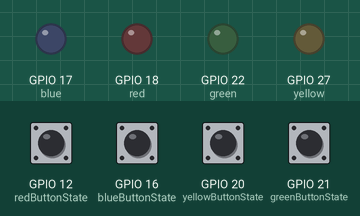
Recording of a program running on a simulated Raspberry Pi (BCM pin numbers). Shown: output pins drawn as LEDs (lit = HIGH). The test bench sets the inputs (shaded band); at power-on: GPIO 12 (redButtonState), GPIO 16 (blueButtonState), GPIO 20 (yellowButtonState), GPIO 21 (greenButtonState) HIGH.

Above: at 1.2 s.
1.3 s: GPIO 12 (redButtonState) pulled LOW for 0.15 s
At 2.1 s:
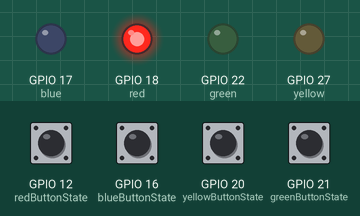
3.8 s: GPIO 16 (blueButtonState) pulled LOW for 0.15 s
At 4.3 s:
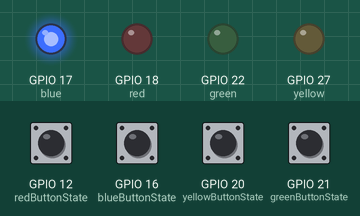
6.3 s: GPIO 20 (yellowButtonState) pulled LOW for 0.15 s
At 7.1 s:
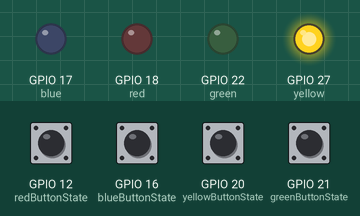
8.8 s: GPIO 21 (greenButtonState) pulled LOW for 0.15 s
At 9.3 s:
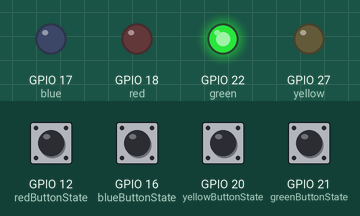
Timing chart, 0 to 11.8 s (numbered marks = the images above; inputs shaded):
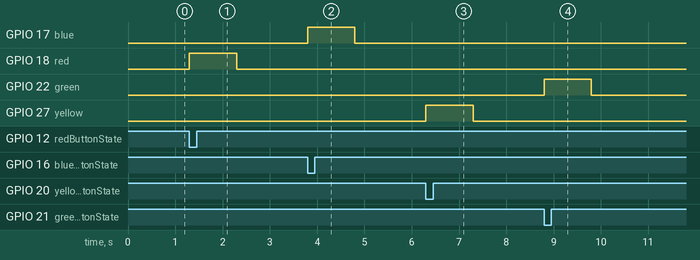

Measured:
- after the input at 1.3 s, GPIO 18 (red): LOW → HIGH at once, → LOW 1.0 s later
- after the input at 3.8 s, GPIO 17 (blue): LOW → HIGH at once, → LOW 1.0 s later
- after the input at 6.3 s, GPIO 27 (yellow): LOW → HIGH at once, → LOW 1.0 s later
- after the input at 8.8 s, GPIO 22 (green): LOW → HIGH at once, → LOW 1.0 s later

The program:

buttons.py
```python
#! /usr/bin/env python3

# vim: set tabstop=4 shiftwidth=4 softtabstop=4 expandtab autoindent

import random
import time
import RPi.GPIO as GPIO

GPIO.setmode(GPIO.BCM)
GPIO.setwarnings(False)

red = 18
yellow = 27
green = 22
blue = 17

GPIO.setup(red, GPIO.OUT)
GPIO.setup(yellow, GPIO.OUT)
GPIO.setup(green, GPIO.OUT)
GPIO.setup(blue, GPIO.OUT)

GPIO.setup(12, GPIO.IN, pull_up_down=GPIO.PUD_UP)
GPIO.setup(16, GPIO.IN, pull_up_down=GPIO.PUD_UP)
GPIO.setup(20, GPIO.IN, pull_up_down=GPIO.PUD_UP)
GPIO.setup(21, GPIO.IN, pull_up_down=GPIO.PUD_UP)

while True:
    redButtonState = GPIO.input(12)
    if redButtonState == 0:
        GPIO.output(red, GPIO.HIGH)
        time.sleep(1)
        GPIO.output(red, GPIO.LOW)
    blueButtonState = GPIO.input(16)

    if blueButtonState == 0:
        GPIO.output(blue, GPIO.HIGH)
        time.sleep(1)
        GPIO.output(blue, GPIO.LOW)
    yellowButtonState = GPIO.input(20)

    if yellowButtonState == 0:
        GPIO.output(yellow, GPIO.HIGH)
        time.sleep(1)
        GPIO.output(yellow, GPIO.LOW)
    greenButtonState = GPIO.input(21)

    if greenButtonState == 0:
        GPIO.output(green, GPIO.HIGH)
        time.sleep(1)
        GPIO.output(green, GPIO.LOW)
```
